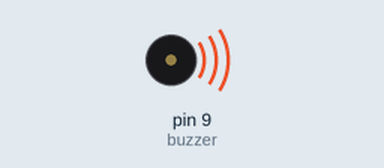
This sketch was run on a simulated Arduino Uno, built with avr-gcc and run on an emulated ATmega328P. Shown: buzzer (waves = sounding).

Above: at 3.4 s.
At 10.0 s:
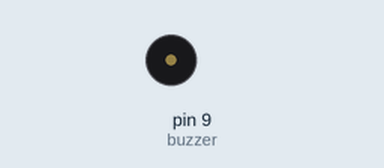
Timing chart, 0 to 13.1 s (numbered marks = the images above):
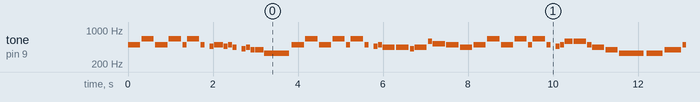

Measured:
- by itself, tone on pin 9 (buzzer): plays 494 Hz for 0.29 s, 659 Hz for 0.29 s, 494 Hz for 0.29 s, 659 Hz for 0.29 s, 494 Hz for 0.10 s, 659 Hz for 0.29 s … (398 notes in this stretch)

The sketch:

simple_melody_player.ino
```cpp
#define NOTE_B0  31
#define NOTE_C1  33
#define NOTE_CS1 35
#define NOTE_D1  37
#define NOTE_DS1 39
#define NOTE_E1  41
#define NOTE_F1  44
#define NOTE_FS1 46
#define NOTE_G1  49
#define NOTE_GS1 52
#define NOTE_A1  55
#define NOTE_AS1 58
#define NOTE_B1  62
#define NOTE_C2  65
#define NOTE_CS2 69
#define NOTE_D2  73
#define NOTE_DS2 78
#define NOTE_E2  82
#define NOTE_F2  87
#define NOTE_FS2 93
#define NOTE_G2  98
#define NOTE_GS2 104
#define NOTE_A2  110
#define NOTE_AS2 117
#define NOTE_B2  123
#define NOTE_C3  131
#define NOTE_CS3 139
#define NOTE_D3  147
#define NOTE_DS3 156
#define NOTE_E3  165
#define NOTE_F3  175
#define NOTE_FS3 185
#define NOTE_G3  196
#define NOTE_GS3 208
#define NOTE_A3  220
#define NOTE_AS3 233
#define NOTE_B3  247
#define NOTE_C4  262
#define NOTE_CS4 277
#define NOTE_D4  294
#define NOTE_DS4 311
#define NOTE_E4  330
#define NOTE_F4  349
#define NOTE_FS4 370
#define NOTE_G4  392
#define NOTE_GS4 415
#define NOTE_A4  440
#define NOTE_AS4 466
#define NOTE_B4  494
#define NOTE_C5  523
#define NOTE_CS5 554
#define NOTE_D5  587
#define NOTE_DS5 622
#define NOTE_E5  659
#define NOTE_F5  698
#define NOTE_FS5 740
#define NOTE_G5  784
#define NOTE_GS5 831
#define NOTE_A5  880
#define NOTE_AS5 932
#define NOTE_B5  988
#define NOTE_C6  1047
#define NOTE_CS6 1109
#define NOTE_D6  1175
#define NOTE_DS6 1245
#define NOTE_E6  1319
#define NOTE_F6  1397
#define NOTE_FS6 1480
#define NOTE_G6  1568
#define NOTE_GS6 1661
#define NOTE_A6  1760
#define NOTE_AS6 1865
#define NOTE_B6  1976
#define NOTE_C7  2093
#define NOTE_CS7 2217
#define NOTE_D7  2349
#define NOTE_DS7 2489
#define NOTE_E7  2637
#define NOTE_F7  2794
#define NOTE_FS7 2960
#define NOTE_G7  3136
#define NOTE_GS7 3322
#define NOTE_A7  3520
#define NOTE_AS7 3729
#define NOTE_B7  3951
#define NOTE_C8  4186
#define NOTE_CS8 4435
#define NOTE_D8  4699
#define NOTE_DS8 4978
#define REST      0

// Change this value to adjust the time of the song
int time = 140;

// Pin connected to the buzzer
int buzzer = 9;

// Melody array: note and duration (positive for normal, negative for dotted)
int melody[] = {
  NOTE_B4, -4, NOTE_E5, -4, NOTE_B4, -4, NOTE_E5, -4,
  NOTE_B4, 8,  NOTE_E5, -4, NOTE_B4, 8, REST, 8, NOTE_AS4, 8, NOTE_B4, 8,
  NOTE_B4, 8,  NOTE_AS4, 8, NOTE_B4, 8, NOTE_A4, 8, REST, 8, NOTE_GS4, 8, NOTE_A4, 8, NOTE_G4, 8,
  NOTE_G4, 4, NOTE_E4, -2, NOTE_B4, -4, NOTE_E5, -4, NOTE_B4, -4, NOTE_E5, -4,
  NOTE_B4, 8,  NOTE_E5, -4, NOTE_B4, 8, REST, 8, NOTE_AS4, 8, NOTE_B4, 8,
  NOTE_A4, -4, NOTE_A4, -4, NOTE_GS4, 8, NOTE_A4, -4,
  NOTE_D5, 8,  NOTE_C5, -4, NOTE_B4, -4, NOTE_A4, -4,
  NOTE_B4, -4, NOTE_E5, -4, NOTE_B4, -4, NOTE_E5, -4,
  NOTE_B4, 8,  NOTE_E5, -4, NOTE_B4, 8, REST, 8, NOTE_AS4, 8, NOTE_B4, 8,
  NOTE_D5, 4, NOTE_D5, -4, NOTE_B4, 8, NOTE_A4, -4,
  NOTE_G4, -4, NOTE_E4, -2, NOTE_E4, 2, NOTE_G4, 2,
  NOTE_B4, 2, NOTE_D5, 2, NOTE_F5, -4, NOTE_E5, -4, NOTE_AS4, 8, NOTE_AS4, 8, NOTE_B4, 4, NOTE_G4, 4
};

// Calculate the number of notes in the melody
int notes = sizeof(melody) / sizeof(melody[0]) / 2;

// Calculate the duration of a whole note in milliseconds
int wholenote = (60000 * 2) / time;

void setup() {
  pinMode(buzzer, OUTPUT); // Set the buzzer pin as an output
}

void loop() {
  // Iterate through the melody array
  for (int i = 0; i < notes * 2; i += 2) {
    int note = melody[i];
    int duration = melody[i + 1];
    int noteDuration = (wholenote) / abs(duration);

    // Adjust for dotted notes
    if (duration < 0) noteDuration *= 1.5;

    // Play the note if it's not REST
    if (note) {
      tone(buzzer, note, noteDuration * 0.9); // Play note for 90% of the duration
      delay(noteDuration); // Wait for the note to finish
      noTone(buzzer); // Stop the tone
    } else {
      delay(noteDuration); // Pause for REST
    }
  }
  delay(5000); // Wait for 5 seconds before repeating the melody
}
```
